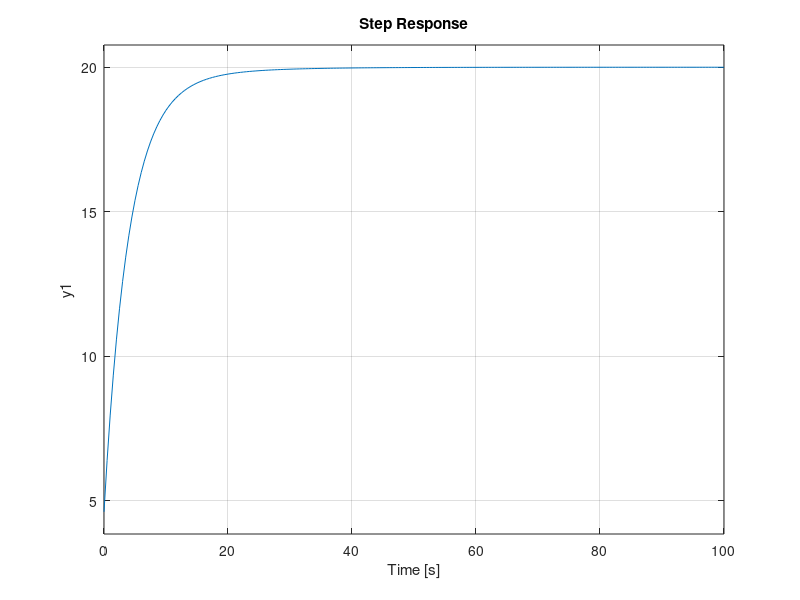

This chart was generated by the following MATLAB code:
% b = 100 N . s/m | m = 1000kg
b = 100;
m = 1000;

% PID parameters
Kp = 350;
Kd = 300;
Ki = 30;

s = tf('s');
P = 1/(m*s+b); % transfer function (plant)
C = pid(Kp, Ki, Kd); % controller

sys = series(C, P); % since the controller and the plant are in series

T = feedback(sys,1, -1);

% plot graph
t = 0 : 0.5 : 100; % interval
step(20*T, t) % as 20 means the speed we want to reach